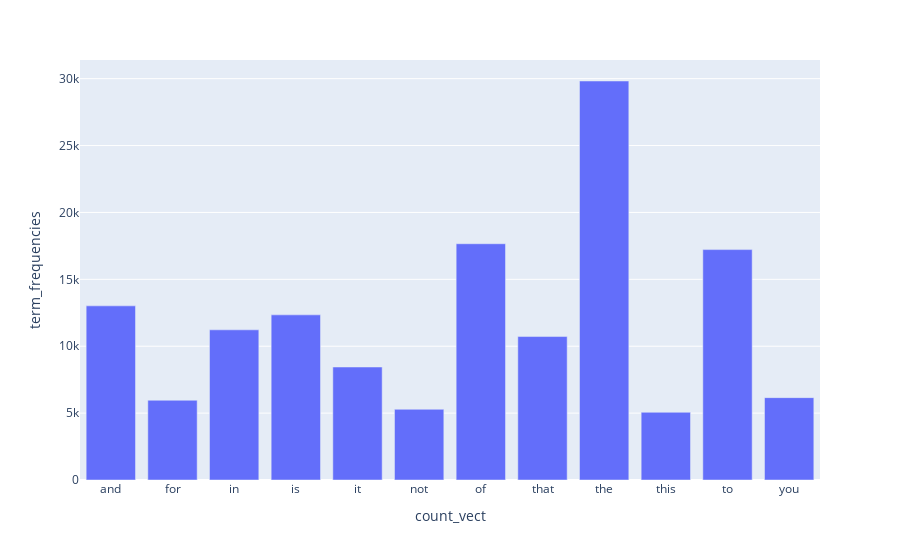

Write notebook code for a chart like this one.
### Markdown cell above
### >>> **Exercise 13 (take home):** 
The chart above only contains 300 vocabulary in the documents, and it's already computationally intensive to both compute and visualize. Can you efficiently reduce the number of terms you want to visualize as an exercise.

### Code cell
x=[];y=[]
for i in range(term_frequencies.shape[0]):
    if term_frequencies[i]>5000:
       x=np.concatenate([x,count_vect.get_feature_names_out()[i:i+1]])
       y=np.concatenate([y,term_frequencies[i:i+1]])
df = pd.DataFrame(dict(
    count_vect = x,
    term_frequencies = y))
fig = px.bar(df, x = 'count_vect', y = 'term_frequencies')
fig.show()

### Figure 1 — Plotly figure (JSON) as saved in the notebook; plotly's stock layout.template omitted (floating-point values rounded to 4 significant figures)
{"data": [{"alignmentgroup": "True", "hovertemplate": "count_vect=%{x}<br>term_frequencies=%{y}<extra></extra>", "legendgroup": "", "marker": {"color": "#636efa", "pattern": {"shape": ""}}, "name": "", "offsetgroup": "", "orientation": "v", "showlegend": false, "textposition": "auto", "type": "bar", "x": ["and", "for", "in", "is", "it", "not", "of", "that", "the", "this", "to", "you"], "xaxis": "x", "y": [13017, 5962, 11226, 12343, 8447, 5285, 17660, 10723, 29825, 5063, 17222, 6157], "yaxis": "y"}], "layout": {"barmode": "relative", "legend": {"tracegroupgap": 0}, "margin": {"t": 60}, "xaxis": {"anchor": "y", "domain": [0, 1], "title": {"text": "count_vect"}}, "yaxis": {"anchor": "x", "domain": [0, 1], "title": {"text": "term_frequencies"}}}}
